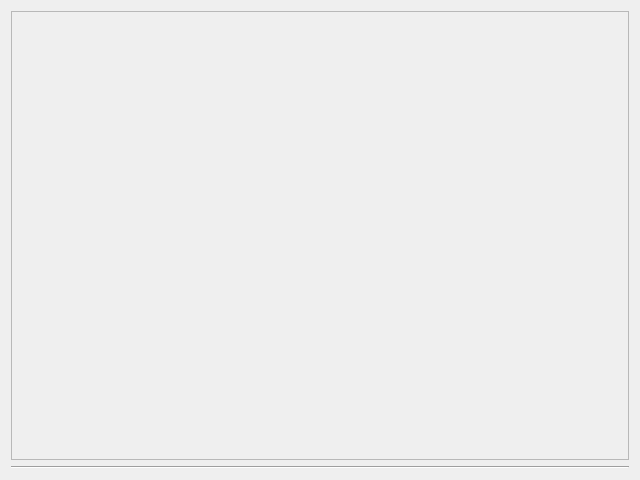
<?xml version="1.0" encoding="UTF-8"?>
<ui version="4.0">
 <class>SegmentationInspector</class>
 <widget class="QWidget" name="SegmentationInspector">
  <property name="geometry">
   <rect>
    <x>0</x>
    <y>0</y>
    <width>640</width>
    <height>480</height>
   </rect>
  </property>
  <property name="minimumSize">
   <size>
    <width>640</width>
    <height>480</height>
   </size>
  </property>
  <property name="windowTitle">
   <string>Segmentation Inspector</string>
  </property>
  <layout class="QVBoxLayout" name="verticalLayout">
   <item>
    <layout class="QHBoxLayout" name="horizontalLayout">
     <item>
      <widget class="QScrollArea" name="m_filterInspector">
       <property name="sizePolicy">
        <sizepolicy hsizetype="Preferred" vsizetype="MinimumExpanding">
         <horstretch>0</horstretch>
         <verstretch>0</verstretch>
        </sizepolicy>
       </property>
       <property name="horizontalScrollBarPolicy">
        <enum>Qt::ScrollBarAlwaysOff</enum>
       </property>
       <property name="widgetResizable">
        <bool>true</bool>
       </property>
       <widget class="QWidget" name="widget">
        <property name="geometry">
         <rect>
          <x>0</x>
          <y>0</y>
          <width>624</width>
          <height>457</height>
         </rect>
        </property>
       </widget>
      </widget>
     </item>
    </layout>
   </item>
   <item>
    <widget class="Line" name="line">
     <property name="orientation">
      <enum>Qt::Horizontal</enum>
     </property>
    </widget>
   </item>
  </layout>
 </widget>
 <resources>
  <include location="../../rsc/espina.qrc"/>
 </resources>
 <connections/>
</ui>
